Frame 1 (no input): blank canvas, image omitted
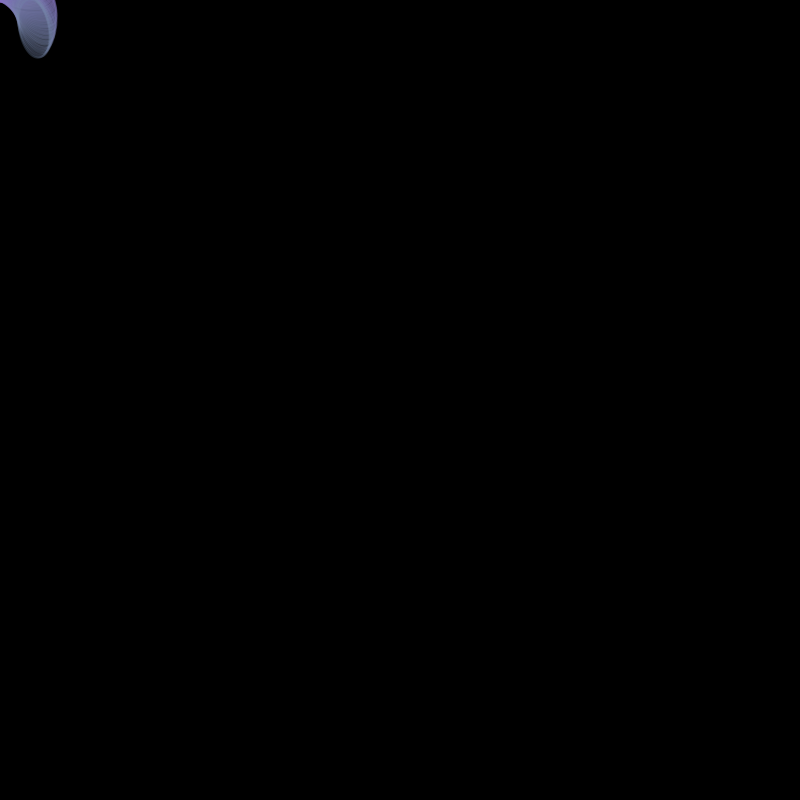
Frame 60 (the mouse pressed at the canvas centre just before this capture)
Frame 120 (the mouse held since frame 60 and released just before this capture): blank canvas, image omitted

The Processing sketch that drew this single still picture (run headless with seeded random() and noise(); from frame 60 on, the mouse is pressed at the canvas centre):

// Processing sketch: processing_185332
// ── processing_185332.pde

float angle;

float posx = 0;

float posy = 0;

float dirx = 2;

float diry = 2;

float angleval = .05;

float followerx;
float followery;

float easing = 0.005;

float rr, gg, bb, r, g, b;

void setup() {
size(800, 800);
background(0);
smooth();

rr = random(255);
gg = random(255);
bb = random(255);

r = random(255);
g = random(255);
b = random(255);


}
void draw() {
  
  rr += (r - rr) * .01;
  gg += (g - gg) * .01;
  bb += (b - bb) * .01;
  
  posx += dirx;
  
  if(posx >= width){
    dirx = random(-3)-1;
    angleval = random(.3)-.1;
    
    r = random(255);
    g = random(255);
    b = random(255);
  }
  if(posx <= 0){
    dirx = random(3)+1;
    angleval = random(.1)-.1;
    r = random(255);
    g = random(255);
    b = random(255);
  }
  
  posy += diry;
  
  if(posy >= height){
    diry = random(-3)-1;
    angleval = random(.3)-.1;
    r = random(255);
    g = random(255);
    b = random(255);
  }
  if(posy <= 0){
    diry = random(3)+1;
    angleval = random(.3)-.1;
        r = random(255);
    g = random(255);
    b = random(255);

  }
  
  
  followerx += (posx-followerx)*easing;
  followery += (posy-followery)*easing;
  
translate(followerx, followery);
rotate(angle);

//fill(0, 15);
//noStroke();
//rect(0,0,width,height);

fill(rr,gg,bb, 15);
stroke(rr,gg,bb, 75);
strokeWeight(2);
ellipse(-15, -15, 30, 60);

println(r);

angle += angleval;

if(mousePressed){
  setup();
}
}
